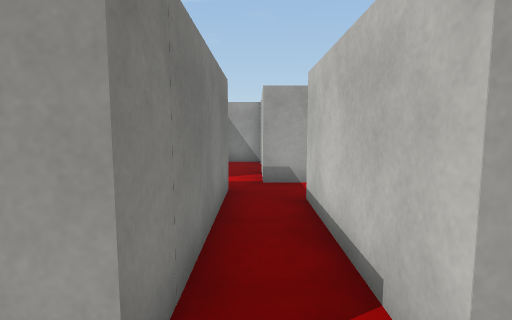
View 1 (above)

20 first-person views from a walk through a scene from a Unity 3-D project. The camera is 1.4 m above the floor, tilts 6° down and sees 80° across. The floor is counted in squares, 1 m on a side. Each view is taken from the middle of a square. On the plan, view 1 faces up. The plan holds only what a view shows up to about 14 squares ahead; the rest is blank. The player character is not drawn. Surface patterns are stand-ins for the level's own textures.

View 2
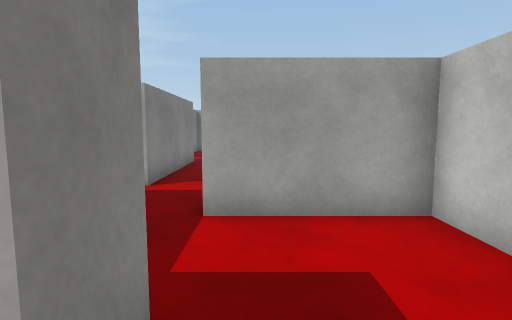

View 3
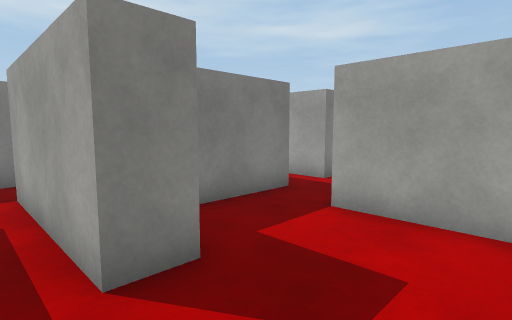

View 4
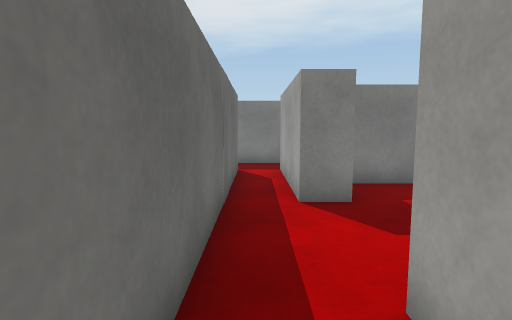

View 5
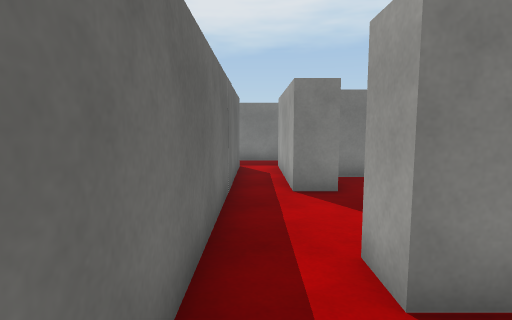

View 6
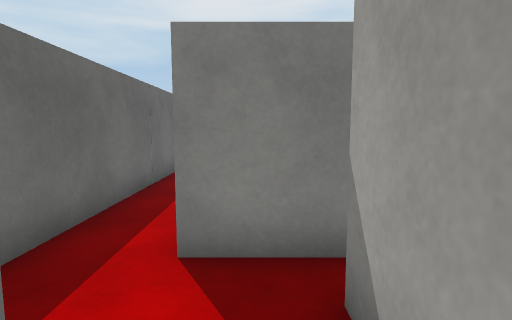

View 7
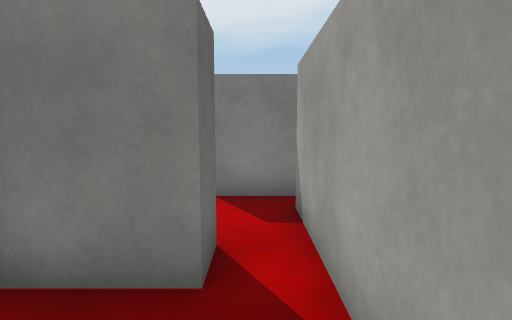

View 8
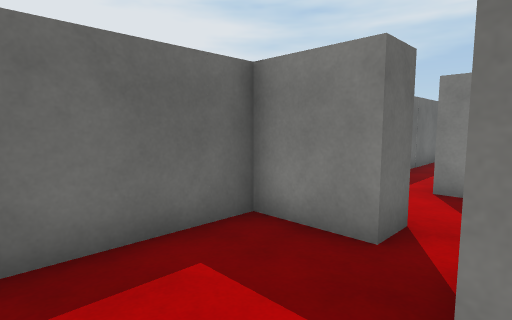

View 9
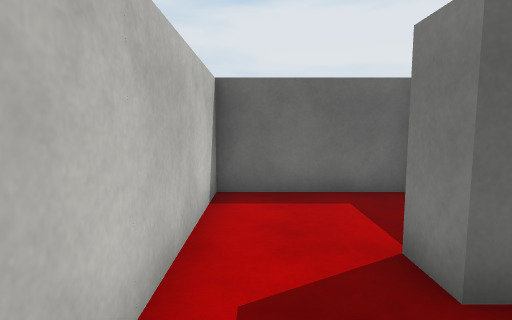

View 10
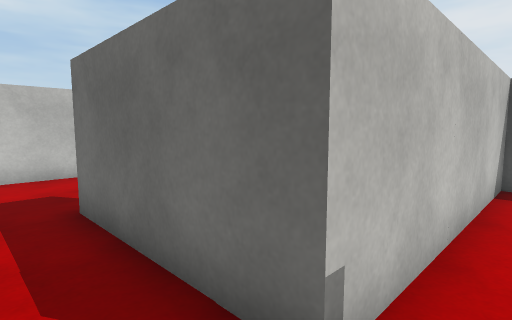

View 11
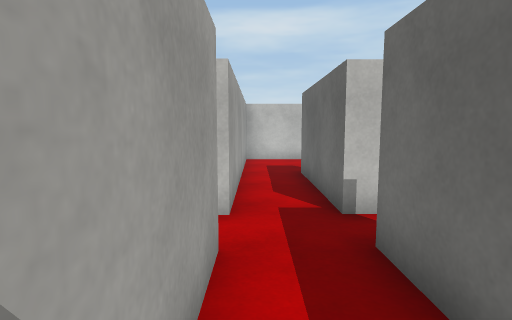

View 12
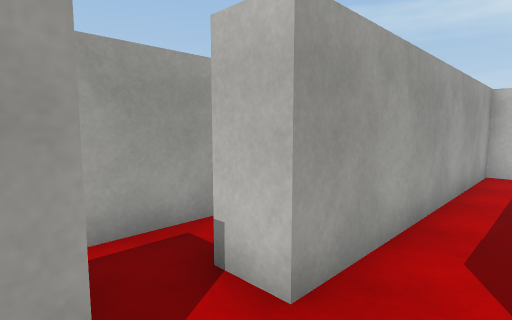

View 13
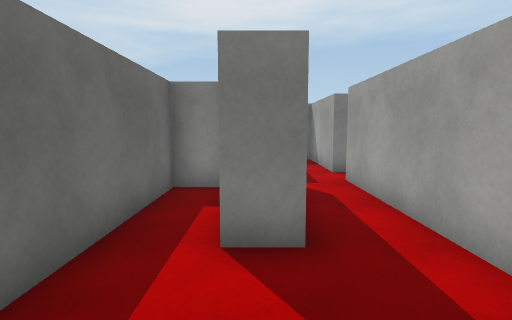

View 14
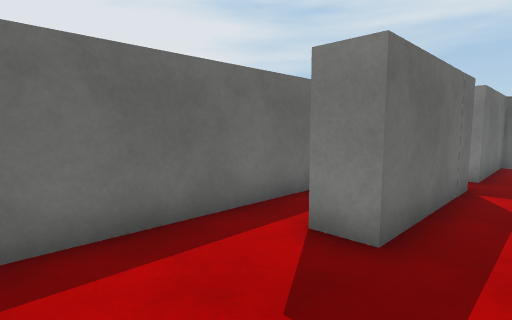

View 15
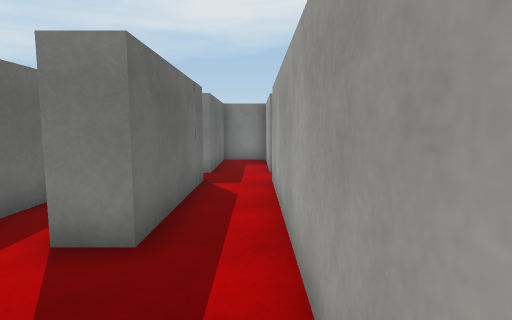

View 16
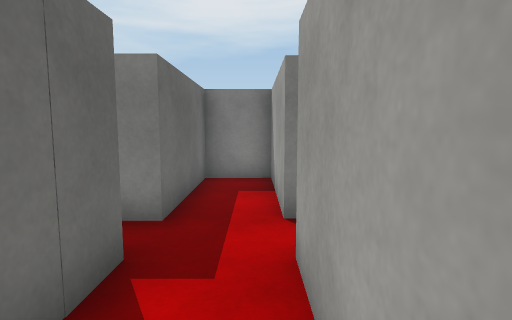

View 17
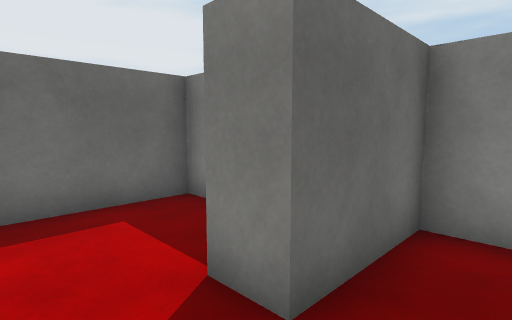

View 18
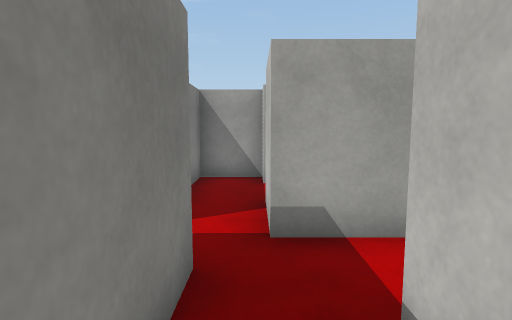

View 19
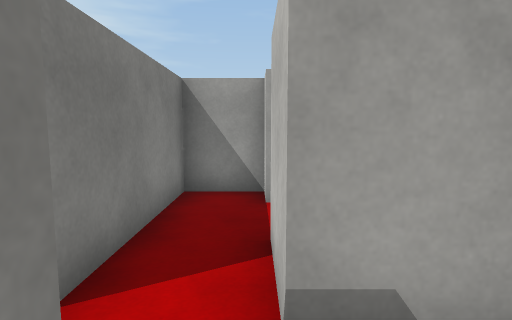

View 20
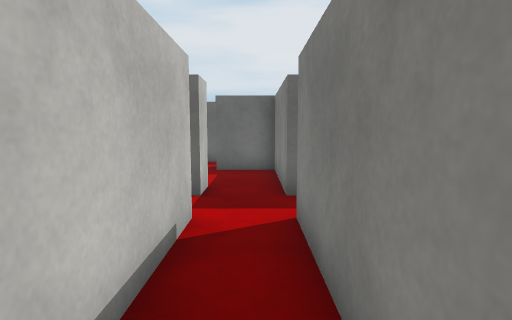

### Floor plan
Key: @ floor where view 1 was taken; # wall or solid block; . floor; T thing the floor can be seen under or through.
Columns run from 5 left of view 1 to 23 right of it. Each row starts with its distance up from view 1.
 13    ###
 12    #.#
 11    #..
 10    #..
  9    #.T
  8    #.T##
  7    ##...
  6     #.#
  5     #.#           ###
  4     #.#           ...
  3     #.#      #####.##########
  2     #.#      #..............#
  1     #.##     #..............#
  0     #@.#     #####.#####....#
 -1     #..####  #..  .##.......#
 -2     #.....#  ####..##########
 -3     #.....#######..#
 -4     ###...##.......#
 -5 #.#####.......#....#
 -6 #.............#....#
 -7 #.##################

Positions as (right, up) in squares from view 1, and headings:
1: (0, 0), facing up
2: (2, -6), facing up
3: (4, -6), facing up-left
4: (7, -6), facing left
5: (8, -6), facing left
6: (9, -4), facing left
7: (12, -4), facing left
8: (13, -3), facing down-left
9: (13, 0), facing down
10: (13, 2), facing down-right
11: (9, 2), facing right
12: (12, 1), facing up-right
13: (22, 0), facing left
14: (22, 2), facing down-left
15: (22, 2), facing left
16: (17, 2), facing left
17: (13, -1), facing down-left
18: (0, 4), facing up
19: (0, 6), facing up
20: (0, 6), facing down
